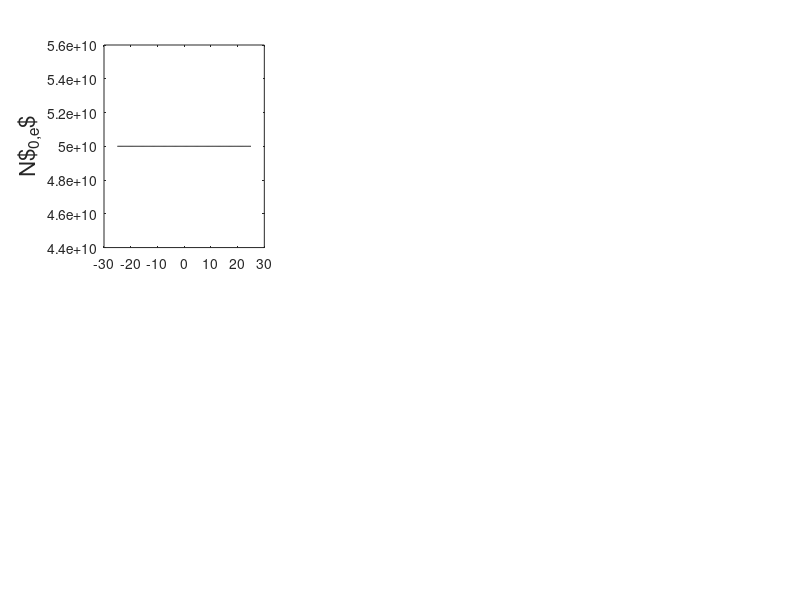

Here is the MATLAB script that generated this plot: (Note: this script raises an error after producing the figure.)
%----------------------------------------%
% main script for 1D DVE loop            %
% rlbarnett c3149416 061117              %
%----------------------------------------%

%--
% constants
mu0 = 4.0*pi*1.0e-7;
eps0 = 8.85e-12;
c0 = 1.0/sqrt(eps0*mu0);

%--
% magnetic field (tesla)
B0 = 2.6;

%--
% driver freq
freq = 60.0e6;
om = 2.0*pi*freq;
k0 = om/c0;
wavel0 = (2*pi)/k0;

%--
% define wavenumbers ky and kz (/m); use values given in van eester section IV?? No
% others mentioned
ky = 0.0;
kz = 0.0;

%--
% "common local derivatives for N0, v||^2, static potential and
% ponderomotive potential" 
lamby = 0.0;
lambz = 0.0;

%--
% spatial domain
npts = 256;
xmin = -25.0;
xmax = 25.0;
dx = (xmax - xmin)/(npts - 1);
% npts = ((xmax - xmin)/dx);
xax = linspace(xmin, xmax, npts);
% xax = xmin:dx:xmax;
% dx = (xmax - xmin)/(npts - 1);

%--
% background density -- set to zero for vacuum case
Nmax = 5.0e10;
N0 = Nmax*ones(1,npts);

%--
% initialise perturbed density as zero
N1 = zeros(1,npts);
N1e = N1;
N1i = N1;

%--
% initialise perturbed velocity as zero
v1 = zeros(1,npts);
v1e = v1;
v1i = v1;

%--
% electron constants
e = -1.6022e-19;
me = 9.11e-31*ones(1,npts);

% pd1 = makedist('HalfNormal','sigma',0.005);
np_bound = floor(0.05*npts);
% ax = linspace(0,0.04,np_bound);
% pdf1 = pdf(pd1,ax);
% pdf1 = pdf1/max(pdf1);
ax = linspace(0,pi/2,np_bound);
test = cos(ax);
damp = 0.1*max(me)*test;

me(1:np_bound) = me(1:np_bound) + 1i*damp;
me(end-(np_bound-1):end) = me(end-(np_bound-1):end) + 1i*fliplr(damp);

%--
% temperature
T_ev = 15.0;

%--
% thermal velocity
vt = sqrt((T_ev*abs(e)) ./ me);

%--
% ion constants (95% D, 5% H)
qd = abs(e);
mp = 1.67e-27;
md = 2.0*mp*ones(1,npts);
md(1:np_bound) = md(1:np_bound) + 1i*damp;
md(end-(np_bound-1):end) = md(end-(np_bound-1):end) + 1i*fliplr(damp);

qh = abs(e);
mh = mp*ones(1,npts);
mh(1:np_bound) = mh(1:np_bound) + 1i*damp;
mh(end-(np_bound-1):end) = mh(end-(np_bound-1):end) + 1i*fliplr(damp);

%-- 
% cyclotron frequencies
om_ce = e*B0./me;
om_cd = qd*B0./md;
om_ch = qh*B0./mh;

%--
% rotation matrix
alpha = 0.5;
beta = 0.5;

r11 = cos(beta)*cos(alpha);
r12 = cos(beta)*sin(alpha);
r13 = -sin(beta);
r21 = -sin(alpha);
r22 = cos(alpha);
r23 = 0.0;
r31 = sin(beta)*cos(alpha);
r32 = sin(beta)*sin(alpha);
r33 = cos(beta);

rot = [[r11, r12, r13]
     [r21, r22, r23]
     [r31, r32, r33]];
 
e_para = rot(3,:);
Bvec = B0*e_para;

%--
% electron calcs; density, plasma frequency 
N0e = 1.0*N0;
om_pe = sqrt(N0e*e^2./(me*eps0));

%--
% ion calcs (95% D, 5% H); density, plasma frequency
N0d = 0.95*N0;
om_pd = sqrt(N0d*qd^2./(md*eps0));
N0h = 0.05*N0;
om_ph = sqrt(N0h*qh^2./(mh*eps0));
N0i = N0h + N0d;

nmax = 10;

%%

% for iter=1:nmax
    
%     tic

%--
% plot electron densities
figure(1);
set(gcf,'Position',[0   536   824   419])
% suptitle(['Iteration ' num2str(iter)])

subplot(2,3,1)
plot(xax,N0e,'k')
ylabel('N$_{0,e}$','Fontsize',16)
ytickformat('%.2f')

subplot(2,3,2)
plot(xax,N1e,'k')
ylabel('N$_{1,e}$','Fontsize',16)
ytickformat('%.2f')

hold on

%--
% poisson solve for static potential -- solution (output) "static_pot"

poisson_sol;%(Ne, Nh, Nd, lamby, lambz, e, eps0, dx, npts);

%--
% plot static potential
subplot(2,3,3)
plot(xax,static_pot,'r')
ylabel('$\phi$ (V)','Fontsize',16)
ytickformat('%.2f')

%--
% static electric field calculation -- solution (output) "static_e(x,y,z)"

static_e;

%--
% plot static electric field solutions
subplot(2,3,4)
plot(xax,static_ex,'k')
ylabel('E$_{0,ex}$','Fontsize',16)
ytickformat('%.2f')

subplot(2,3,5)
plot(xax,static_ey,'k')
ylabel('E$_{0,ey}$','Fontsize',16)
ytickformat('%.2f')

subplot(2,3,6)
plot(xax,static_ez,'k')
ylabel('E$_{0,ez}$','Fontsize',16)
ytickformat('%.2f')

hold off
drawnow

%--
% wave solver to find rf electric field -- solution (output) "rf_e(x,y,z)"

wave_sol;

%--
% call dispersion relation script
dispersion;

%%

%--
% plot rf wave solutions
figure(2);
set(gcf,'Position',[859   536   824   419])
% suptitle(['Iteration ' num2str(iter)])

subplot(3,3,1)
plot(xax,real(rf_ex),'k')
hold on
plot(xax,imag(rf_ex),'--b')
legend('Re[Ex]', 'Im[Ex]', 'Location', 'northwest') 
ylabel('E$_{1,ex}$','Fontsize',16)
ytickformat('%.2f')

subplot(3,3,2)
plot(xax,real(rf_ey),'k')
hold on
plot(xax,imag(rf_ey),'--b')
ylabel('E$_{1,ey}$','Fontsize',16)
ytickformat('%.2f')

subplot(3,3,3)
plot(xax,real(rf_ez),'k')
hold on
plot(xax,imag(rf_ez),'--b')
ylabel('E$_{1,ez}$','Fontsize',16)
ytickformat('%.2f')

hold on

%--
% ponderomotive acceleration calculation -- solution (output)
% "a_pond(x,y,z)"

a_pond;

%--
% plot ponderomotive potential and accelerations
subplot(3,3,4)
plot(xax,pond_pote,'r')
ylabel('$\Theta$','Fontsize',16)
ytickformat('%.2f')

subplot(3,3,7)
plot(xax,a_pondex,'k')
ylabel('$(-\nabla\Theta)_x$','Fontsize',16)
ytickformat('%.2f')

subplot(3,3,8)
plot(xax,a_pondey,'k')
ylabel('$(-\nabla\Theta)_y$','Fontsize',16)
ytickformat('%.2f')

subplot(3,3,9)
plot(xax,a_pondez,'k')
ylabel('$(-\nabla\Theta)_z$','Fontsize',16)
ytickformat('%.2f')

hold off
drawnow

%--
% pressure term -- solution (output) "press(x,y,z)"

pressure;

%--
% plot pressures
figure(3);
set(gcf,'Position',[6    60   824   419])
% suptitle(['Iteration ' num2str(iter)])

subplot(3,3,1)
plot(xax,pressex,'k')
ylabel('$(\nabla N_0/N_0)_x$','Fontsize',16)
ytickformat('%.2f')

subplot(3,3,2)
plot(xax,pressey,'k')
ylabel('$(\nabla N_0/N_0)_y$','Fontsize',16)
ytickformat('%.2f')

subplot(3,3,3)
plot(xax,pressez,'k')
ylabel('$(\nabla N_0/N_0)_z$','Fontsize',16)
ytickformat('%.2f')

hold on

%--
% calculate perpendicular drift velocities analytically -- solution
% (output) "v_perp(1,2)"

v_drift;


%--
% calculate perturbed velocity

fastv_update;

%--
% plot perpendicular drift velocities
subplot(3,3,4)
plot(xax,vd_perp1e,'k')
ylabel('v$_{e\perp,1}$','Fontsize',16)
ytickformat('%.2f')

subplot(3,3,5)
plot(xax,vd_perp2e,'k')
ylabel('v$_{e\perp,2e}$','Fontsize',16)
ytickformat('%.2f')

%--
% solve equation 23 (DVE 2015): slow time scale continuity equation yielding v
% parallel -- solution (output)

cont_slow;

%--
% plot parallel drift velocity and perturbed velocity
subplot(3,3,6)
plot(xax,v_parae,'k')
ylabel('v$_{e\parallel}$','Fontsize',16)
ytickformat('%.2f')

subplot(3,3,7)
plot(xax,v1e(1,:),'r')
hold on
plot(xax,v1e(2,:))
plot(xax,v1e(3,:))
ylabel('v$_{1,e}$','Fontsize',16)
legend('$v1_{e,x}$','$v1_{e,y}$','$v1_{e,z}$')
ytickformat('%.2f')
hold off

hold off
drawnow

%--
% solve equation 24 (DVE 2015): slow time scale parallel equation of motion yielding log(N0) 
% -- solution (output)

% eqofmot_slow;


%--
% solve equation 25 (DVE 2015): fast time scale continuity equation
% yielding the perturbed density 

% cont_fast;

%     toc
    
%     end
